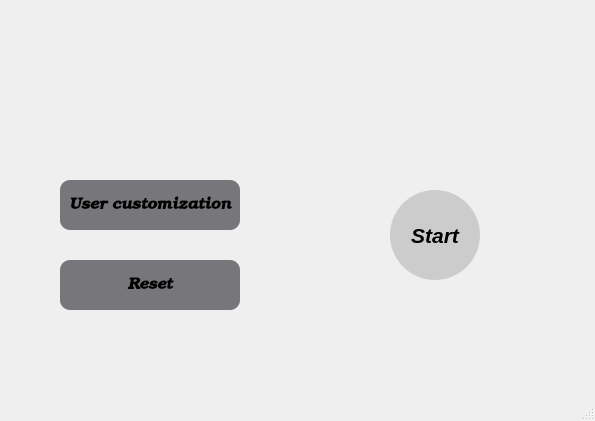
<?xml version="1.0" encoding="UTF-8"?>
<ui version="4.0">
 <class>MainWindow</class>
 <widget class="QMainWindow" name="MainWindow">
  <property name="geometry">
   <rect>
    <x>0</x>
    <y>0</y>
    <width>595</width>
    <height>421</height>
   </rect>
  </property>
  <property name="mouseTracking">
   <bool>true</bool>
  </property>
  <property name="windowTitle">
   <string>MainWindow</string>
  </property>
  <widget class="QWidget" name="centralwidget">
   <widget class="QPushButton" name="startButton">
    <property name="geometry">
     <rect>
      <x>390</x>
      <y>190</y>
      <width>90</width>
      <height>90</height>
     </rect>
    </property>
    <property name="font">
     <font>
      <family>Ubuntu</family>
      <pointsize>16</pointsize>
      <italic>true</italic>
      <bold>true</bold>
     </font>
    </property>
    <property name="cursor">
     <cursorShape>PointingHandCursor</cursorShape>
    </property>
    <property name="mouseTracking">
     <bool>true</bool>
    </property>
    <property name="styleSheet">
     <string notr="true">
    border-radius: 45px; /* Half of the desired button size */
    background-color: #CCCCCC; /* Grey color */
    color: black; /* Text color */
    padding: 15px; /* Padding around the text */

</string>
    </property>
    <property name="text">
     <string>Start</string>
    </property>
    <property name="checkable">
     <bool>false</bool>
    </property>
   </widget>
   <widget class="QPushButton" name="userButton">
    <property name="geometry">
     <rect>
      <x>60</x>
      <y>180</y>
      <width>180</width>
      <height>50</height>
     </rect>
    </property>
    <property name="font">
     <font>
      <family>URW Bookman</family>
      <pointsize>12</pointsize>
      <italic>true</italic>
      <bold>true</bold>
     </font>
    </property>
    <property name="cursor">
     <cursorShape>PointingHandCursor</cursorShape>
    </property>
    <property name="mouseTracking">
     <bool>true</bool>
    </property>
    <property name="styleSheet">
     <string notr="true">border-radius: 10px;
background-color: rgb(119, 118, 123);</string>
    </property>
    <property name="text">
     <string>User customization</string>
    </property>
   </widget>
   <widget class="QPushButton" name="resetButton">
    <property name="geometry">
     <rect>
      <x>60</x>
      <y>260</y>
      <width>180</width>
      <height>50</height>
     </rect>
    </property>
    <property name="font">
     <font>
      <family>URW Bookman</family>
      <pointsize>12</pointsize>
      <italic>true</italic>
      <bold>true</bold>
     </font>
    </property>
    <property name="cursor">
     <cursorShape>PointingHandCursor</cursorShape>
    </property>
    <property name="mouseTracking">
     <bool>true</bool>
    </property>
    <property name="styleSheet">
     <string notr="true">background-color: rgb(119, 118, 123);
border-radius:10px;</string>
    </property>
    <property name="text">
     <string>Reset</string>
    </property>
   </widget>
  </widget>
  <widget class="QMenuBar" name="menubar">
   <property name="geometry">
    <rect>
     <x>0</x>
     <y>0</y>
     <width>595</width>
     <height>22</height>
    </rect>
   </property>
  </widget>
  <widget class="QStatusBar" name="statusbar"/>
 </widget>
 <resources/>
 <connections/>
</ui>
